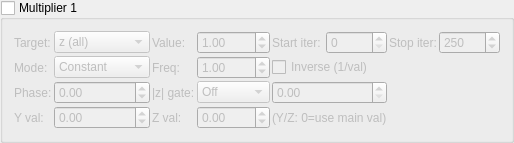
    <widget class="MyGroupBox" name="groupCheck_transf_multiplier_enabled_1_false">
     <property name="title"><string>Multiplier 1</string></property>
     <property name="checkable"><bool>true</bool></property>
     <property name="checked"><bool>false</bool></property>
     <layout class="QGridLayout" name="gridLayout_mult1">
      <property name="spacing"><number>2</number></property>
      <item row="0" column="0">
       <widget class="QLabel"><property name="text"><string>Target:</string></property></widget>
      </item>
      <item row="0" column="1">
       <widget class="MyComboBox" name="comboBox_transf_multiplier_mode_1">
        <item><property name="text"><string notr="true">z (all)</string></property></item>
        <item><property name="text"><string notr="true">z.x</string></property></item>
        <item><property name="text"><string notr="true">z.y</string></property></item>
        <item><property name="text"><string notr="true">z.z</string></property></item>
        <item><property name="text"><string notr="true">DE</string></property></item>
        <item><property name="text"><string notr="true">color</string></property></item>
        <item><property name="text"><string notr="true">z.w</string></property></item>
        <item><property name="text"><string notr="true">z.xy</string></property></item>
        <item><property name="text"><string notr="true">z.xz</string></property></item>
        <item><property name="text"><string notr="true">z.yz</string></property></item>
        <item><property name="text"><string notr="true">color accum</string></property></item>
       </widget>
      </item>
      <item row="0" column="2">
       <widget class="QLabel"><property name="text"><string>Value:</string></property></widget>
      </item>
      <item row="0" column="3">
       <widget class="MyDoubleSpinBox" name="spinbox_transf_multiplier_scale_1">
        <property name="minimum"><double>-100.0</double></property><property name="maximum"><double>100.0</double></property>
        <property name="singleStep"><double>0.01</double></property><property name="value"><double>1.0</double></property>
       </widget>
      </item>
      <item row="0" column="4">
       <widget class="QLabel"><property name="text"><string>Start iter:</string></property></widget>
      </item>
      <item row="0" column="5">
       <widget class="MySpinBox" name="spinboxInt_transf_multiplier_start_iter_1">
        <property name="minimum"><number>0</number></property><property name="maximum"><number>10000</number></property>
        <property name="value"><number>0</number></property>
       </widget>
      </item>
      <item row="0" column="6">
       <widget class="QLabel"><property name="text"><string>Stop iter:</string></property></widget>
      </item>
      <item row="0" column="7">
       <widget class="MySpinBox" name="spinboxInt_transf_multiplier_stop_iter_1">
        <property name="minimum"><number>0</number></property><property name="maximum"><number>10000</number></property>
        <property name="value"><number>250</number></property>
       </widget>
      </item>
      <item row="1" column="0">
       <widget class="QLabel"><property name="text"><string>Mode:</string></property></widget>
      </item>
      <item row="1" column="1">
       <widget class="MyComboBox" name="comboBox_transf_multiplier_value_mode_1">
        <item><property name="text"><string notr="true">Constant</string></property></item>
        <item><property name="text"><string notr="true">Sine</string></property></item>
        <item><property name="text"><string notr="true">Ramp</string></property></item>
        <item><property name="text"><string notr="true">Exponential</string></property></item>
        <item><property name="text"><string notr="true">Triangle</string></property></item>
        <item><property name="text"><string notr="true">Square</string></property></item>
        <item><property name="text"><string notr="true">Smoothstep</string></property></item>
        <item><property name="text"><string notr="true">Noise</string></property></item>
        <item><property name="text"><string notr="true">Ping-pong</string></property></item>
        <item><property name="text"><string notr="true">Stepped</string></property></item>
       </widget>
      </item>
      <item row="1" column="2">
       <widget class="QLabel"><property name="text"><string>Freq:</string></property></widget>
      </item>
      <item row="1" column="3">
       <widget class="MyDoubleSpinBox" name="spinbox_transf_multiplier_frequency_1">
        <property name="minimum"><double>0.01</double></property><property name="maximum"><double>100.0</double></property>
        <property name="singleStep"><double>0.1</double></property><property name="value"><double>1.0</double></property>
       </widget>
      </item>
      <item row="1" column="4" colspan="2">
       <widget class="MyCheckBox" name="checkBox_transf_multiplier_inverse_1">
        <property name="text"><string>Inverse (1/val)</string></property>
       </widget>
      </item>
      <item row="2" column="0">
       <widget class="QLabel"><property name="text"><string>Phase:</string></property></widget>
      </item>
      <item row="2" column="1">
       <widget class="MyDoubleSpinBox" name="spinbox_transf_multiplier_phase_1">
        <property name="minimum"><double>-10.0</double></property><property name="maximum"><double>10.0</double></property>
        <property name="singleStep"><double>0.1</double></property><property name="value"><double>0.0</double></property>
       </widget>
      </item>
      <item row="2" column="2">
       <widget class="QLabel"><property name="text"><string>|z| gate:</string></property></widget>
      </item>
      <item row="2" column="3">
       <widget class="MyComboBox" name="comboBox_transf_multiplier_threshold_mode_1">
        <item><property name="text"><string notr="true">Off</string></property></item>
        <item><property name="text"><string notr="true">&gt; thresh</string></property></item>
        <item><property name="text"><string notr="true">&lt; thresh</string></property></item>
       </widget>
      </item>
      <item row="2" column="4" colspan="2">
       <widget class="MyDoubleSpinBox" name="spinbox_transf_multiplier_threshold_1">
        <property name="minimum"><double>0.0</double></property><property name="maximum"><double>1000.0</double></property>
        <property name="singleStep"><double>0.1</double></property><property name="value"><double>0.0</double></property>
       </widget>
      </item>
      <item row="3" column="0">
       <widget class="QLabel"><property name="text"><string>Y val:</string></property></widget>
      </item>
      <item row="3" column="1">
       <widget class="MyDoubleSpinBox" name="spinbox_transf_multiplier_scale_y_1">
        <property name="minimum"><double>-100.0</double></property><property name="maximum"><double>100.0</double></property>
        <property name="singleStep"><double>0.01</double></property><property name="value"><double>0.0</double></property>
       </widget>
      </item>
      <item row="3" column="2">
       <widget class="QLabel"><property name="text"><string>Z val:</string></property></widget>
      </item>
      <item row="3" column="3">
       <widget class="MyDoubleSpinBox" name="spinbox_transf_multiplier_scale_z_1">
        <property name="minimum"><double>-100.0</double></property><property name="maximum"><double>100.0</double></property>
        <property name="singleStep"><double>0.01</double></property><property name="value"><double>0.0</double></property>
       </widget>
      </item>
      <item row="3" column="4" colspan="2">
       <widget class="QLabel"><property name="text"><string notr="true">(Y/Z: 0=use main val)</string></property></widget>
      </item>
     </layout>
    </widget>
